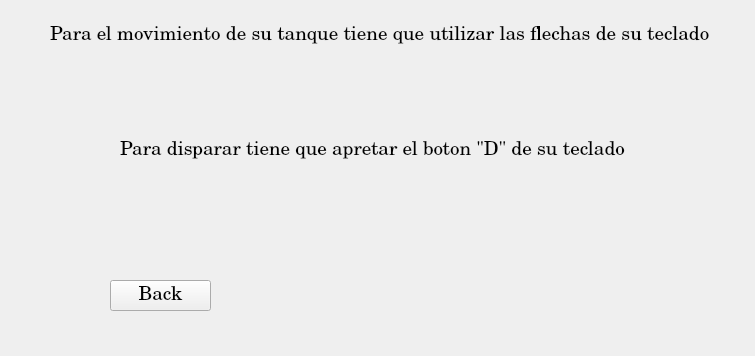
<?xml version="1.0" encoding="UTF-8"?>
<ui version="4.0">
 <class>pantalla_jugador1</class>
 <widget class="QWidget" name="pantalla_jugador1">
  <property name="geometry">
   <rect>
    <x>0</x>
    <y>0</y>
    <width>755</width>
    <height>356</height>
   </rect>
  </property>
  <property name="windowTitle">
   <string>Form</string>
  </property>
  <property name="layoutDirection">
   <enum>Qt::RightToLeft</enum>
  </property>
  <widget class="QLabel" name="label">
   <property name="geometry">
    <rect>
     <x>50</x>
     <y>10</y>
     <width>671</width>
     <height>51</height>
    </rect>
   </property>
   <property name="font">
    <font>
     <family>Century</family>
     <pointsize>14</pointsize>
    </font>
   </property>
   <property name="layoutDirection">
    <enum>Qt::LeftToRight</enum>
   </property>
   <property name="autoFillBackground">
    <bool>false</bool>
   </property>
   <property name="text">
    <string>Para el movimiento de su tanque tiene que utilizar las flechas de su teclado</string>
   </property>
  </widget>
  <widget class="QLabel" name="label_2">
   <property name="geometry">
    <rect>
     <x>120</x>
     <y>120</y>
     <width>521</width>
     <height>61</height>
    </rect>
   </property>
   <property name="font">
    <font>
     <family>Century</family>
     <pointsize>14</pointsize>
    </font>
   </property>
   <property name="text">
    <string>Para disparar tiene que apretar el boton &quot;D&quot; de su teclado</string>
   </property>
  </widget>
  <widget class="QPushButton" name="pushButton">
   <property name="geometry">
    <rect>
     <x>110</x>
     <y>280</y>
     <width>101</width>
     <height>31</height>
    </rect>
   </property>
   <property name="font">
    <font>
     <family>Century</family>
     <pointsize>14</pointsize>
    </font>
   </property>
   <property name="text">
    <string>Back</string>
   </property>
  </widget>
 </widget>
 <resources/>
 <connections/>
</ui>
